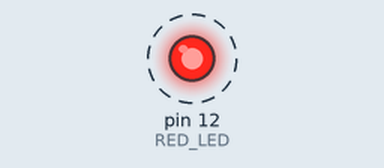
Recording of a sketch running on a simulated Arduino Uno, built with avr-gcc and run on an emulated ATmega328P. On the bench: output pins drawn as LEDs (lit = HIGH). Dashed ring = blinking.

Above: at 0.5 s.
Timing chart, 0 to 4.6 s (numbered marks = the images above):
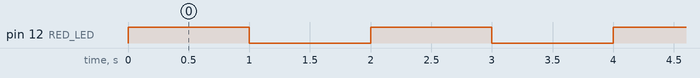

The sketch:

Sketch.ino
```cpp
int RED_LED = 12;

void setup() {
  pinMode(RED_LED, OUTPUT);
}

void loop() {
  digitalWrite(RED_LED, HIGH);
  delay(1000);
  digitalWrite(RED_LED, LOW);
  delay(1000);
}
```

Measured:
- by itself, pin 12 (RED_LED): alternates HIGH for 1.0 s and LOW for 1.0 s
